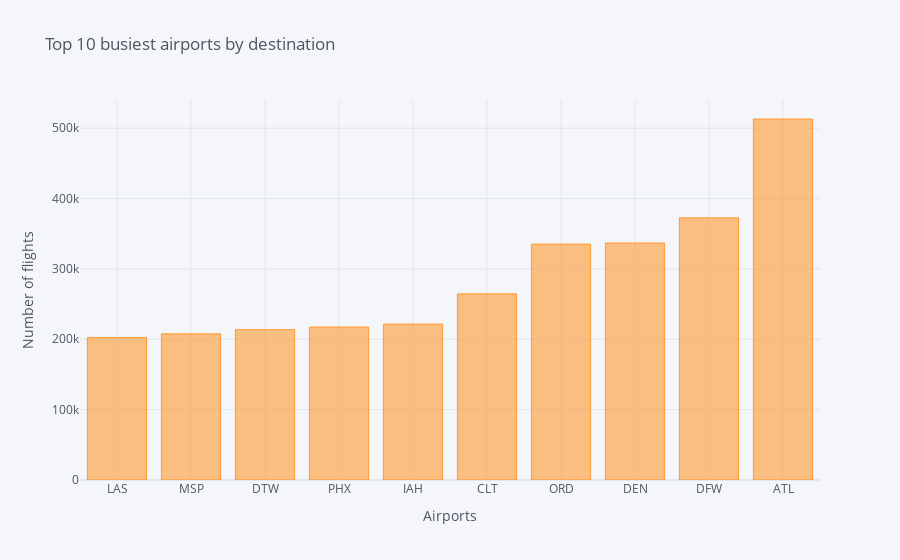

The cell this chart's notebook holds for it:
### Code cell
des.sort_values().tail(10).iplot(kind='bar',
                            title='Top 10 busiest airports by destination',
                            xTitle='Airports',
                            yTitle='Number of flights')

### Figure 1 — Plotly figure (JSON) as saved in the notebook; plotly's stock layout.template omitted (floating-point values rounded to 4 significant figures)
{"data": [{"marker": {"color": "rgba(255, 153, 51, 0.6)", "line": {"color": "rgba(255, 153, 51, 1.0)", "width": 1}}, "name": "OP_CARRIER", "orientation": "v", "text": "", "type": "bar", "x": ["LAS", "MSP", "DTW", "PHX", "IAH", "CLT", "ORD", "DEN", "DFW", "ATL"], "y": [202448, 207721, 213647, 217366, 221539, 264542, 335273, 336782, 372633, 513045]}], "layout": {"legend": {"bgcolor": "#F5F6F9", "font": {"color": "#4D5663"}}, "paper_bgcolor": "#F5F6F9", "plot_bgcolor": "#F5F6F9", "title": {"font": {"color": "#4D5663"}, "text": "Top 10 busiest airports by destination"}, "xaxis": {"gridcolor": "#E1E5ED", "showgrid": true, "tickfont": {"color": "#4D5663"}, "title": {"font": {"color": "#4D5663"}, "text": "Airports"}, "zerolinecolor": "#E1E5ED"}, "yaxis": {"gridcolor": "#E1E5ED", "showgrid": true, "tickfont": {"color": "#4D5663"}, "title": {"font": {"color": "#4D5663"}, "text": "Number of flights"}, "zerolinecolor": "#E1E5ED"}}}
